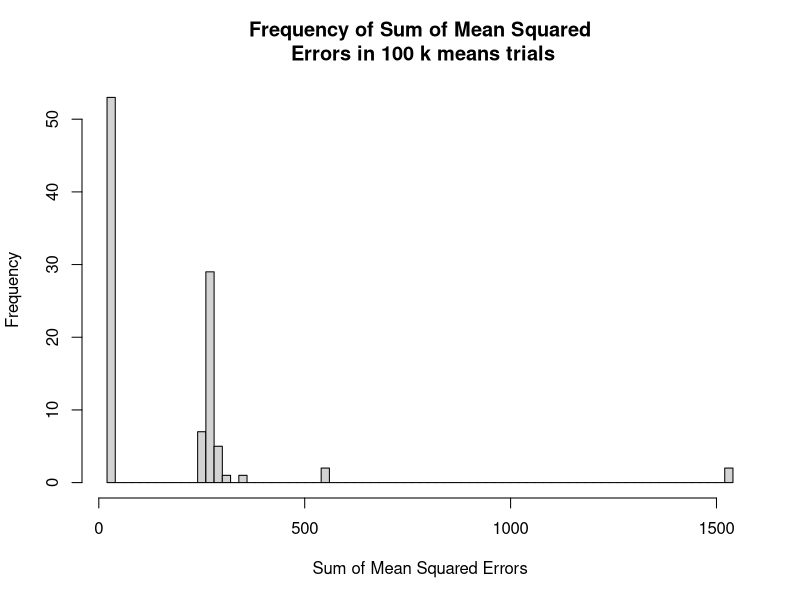
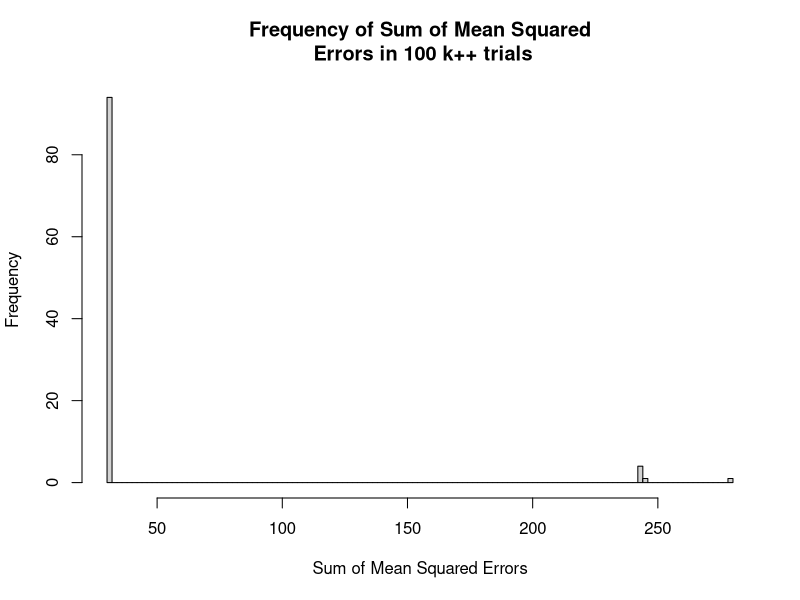

These figures' R source, in order:
x <- read.csv("kmeans_sse.csv", sep=" ", header=FALSE)
x <- unlist(x, use.names=FALSE)
hist(x, main="Frequency of Sum of Mean Squared\n Errors in 100 k means trials", xlab="Sum of Mean Squared Errors", breaks=100)
mu <- mean(x)
variance <- var(x)
print(mu)
print(variance)
print(IQR(x))

x <- read.csv("kpp_sse.csv", sep=" ", header=FALSE)
x <- unlist(x, use.names=FALSE)
hist(x, main="Frequency of Sum of Mean Squared\n Errors in 100 k++ trials", xlab="Sum of Mean Squared Errors", breaks=100)
mu <- mean(x)
variance <- var(x)
print(mu)
print(variance) 
print(IQR(x))